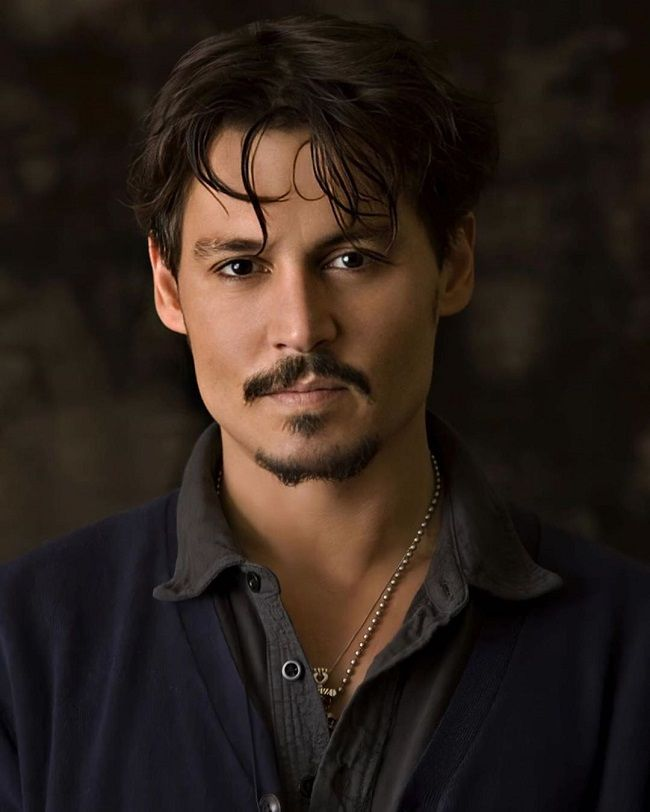
#> input picture depp.jpg, 650 x 812 px
$ python main.py
#> lines starting #> are read from the running program, lines starting #| are printed output that depends on the picture
import matplotlib.animation as animation
import matplotlib.pyplot as plt
import skimage.transform as sktr
from skimage.draw import polygon
from scipy.spatial import Delaunay
import skimage as sk
import numpy as np
import os


IMG_SHAPE = (750, 600)
WIDTH = IMG_SHAPE[0]
LENGTH = IMG_SHAPE[1]
NUM_POINTS = 33


def select_points(num_points, image):
    plt.imshow(image)
    print("Select %d points." % num_points)
    points = np.array(plt.ginput(num_points, timeout=0))
    plt.close()
    return points


# read img
target = plt.imread('depp.jpg')
#> target is the input picture: shape (812, 650, 3); mean R, G, B 45.5, 33.8, 27.1
source = plt.imread('me.jpg')
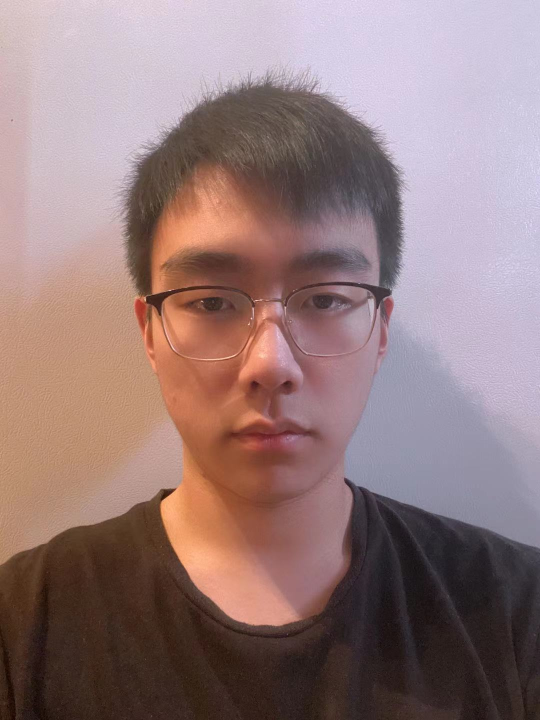
#> input picture me.jpg, 1080 x 1440 px (shown at 1/2 size)
#> source is the input picture: shape (1440, 1080, 3); mean R, G, B 149, 123.6, 123.5
target = sk.transform.resize(target, IMG_SHAPE)
#> target: shape (750, 600, 3) float64
source = sk.transform.resize(source, IMG_SHAPE)
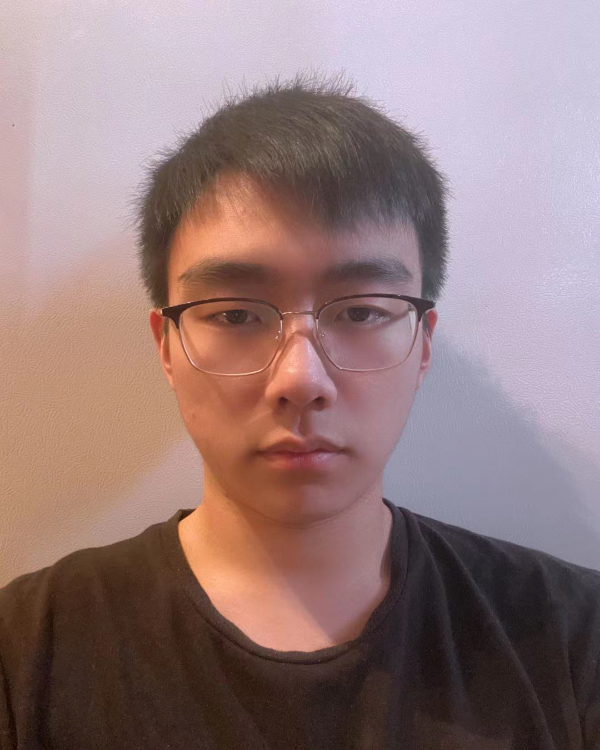
#> source: shape (750, 600, 3) float64; mean R, G, B 0.584, 0.485, 0.484


# select points
if os.path.exists('target_points.npy'):
    target_points = np.load('target_points.npy')
    source_points = np.load('source_points.npy')
else:
    target_points = select_points(NUM_POINTS, target)
#> (the run stopped early here; a loop or call above may not have finished)
